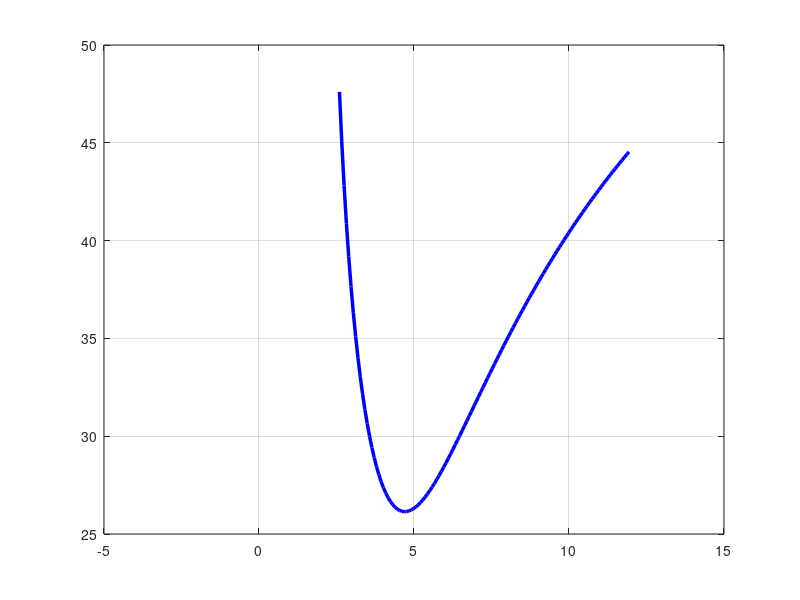

The MATLAB source for this figure: (Note: this script raises an error after producing the figure.)
%function [d_cm,U_fl] = flutter_vs_d()
function flutter_vs_d()
% Flutter speed and stability surface as a function of CG-to-AC distance d.
%
% d = x_CG - x_AC  [m]:  + when CG is aft of AC (destabilising)
%                         - when CG is forward of AC  (stabilising)
%
% NACA 2412 context: AC at ~25% chord; user specifies CG also at 25% chord
% => d_nom = 0, which maps to S = m*(0 - ea) = -m*ea = -0.10 kg.m.
%
% Relation to build_2dof parameters (build_models.m):
%   S     = m * (d - ea)        static unbalance [kg.m]
%   M_mat = [m, S; S, Ip]       mass matrix
%
% Physical constraint for PD mass matrix:
%   m*Ip > S^2  =>  |d - ea| < sqrt(Ip/m) = r_gyr
%
% Outputs:
%   Figure 1  2-D line:  U_flutter vs d
%   Figure 2  3-D surf:  max Re(lambda) over (d, U) space
%             Red curve on surface = flutter boundary (Re = 0)

% ---- fixed parameters (match build_2dof / aero_terms in build_models.m) --
m  = 1.5;     Ip = 0.0084;
k  = 5500.0;  cd = 1.0;     d_sp  = 0.22;  % d_sp = spring spacing (not CG-AC d!)

rho = 1.225;  chord = 0.30;  span = 0.50;
Clalpha = 6;  ea = 0.045;            % AC forward of elastic axis [m]

% Structural matrices (independent of d or U)
Ks       = [2*k,  0;   0, k*d_sp^2/2];
C_struct = [2*cd, 0;   0, cd*d_sp^2/2];

% ---- parametric range ---------------------------------------------------
% PD constraint: |d - ea| < sqrt(Ip/m)
r_gyr = sqrt(Ip / m);            % = 0.0707 m
d_min =  ea - r_gyr + 5e-4;     % m  (add small margin)
d_max =  ea + r_gyr - 5e-4;

d_vec = linspace(d_min, d_max, 200);   % CG-to-AC distance [m]
U_vec = linspace(0.5,   50,   500);    % freestream speed  [m/s]

Nd = numel(d_vec);
Nu = numel(U_vec);

max_re_surf = nan(Nu, Nd);   % max Re(eig(A)) at each (U, d) point
U_fl        = nan(1,  Nd);   % flutter speed for each d

for id = 1:Nd
    d_cga = d_vec(id);
    S     = m * (d_cga - ea);    % static unbalance
    M     = [m, S;  S, Ip];

    if det(M) <= 0; continue; end
    Minv = inv(M);

    for iu = 1:Nu
        U  = U_vec(iu);
        qS = 0.5 * rho * U^2 * chord * span;

        Ka = [0,  qS*Clalpha;   0, -qS*Clalpha*ea];
        Ca = (qS*Clalpha / U) .* [1, 0;  -ea, 0];

        A  = [zeros(2),          eye(2);
            -Minv*(Ks + Ka),  -Minv*(C_struct + Ca)];

        max_re_surf(iu, id) = max(real(eig(A)));
    end

    % flutter crossing: first U where max Re crosses 0 from below
    col = max_re_surf(:, id)';
    cx  = find(diff(sign(col)) > 0, 1);
    if ~isempty(cx)
        U_fl(id) = interp1(col(cx:cx+1), U_vec(cx:cx+1), 0);
    end
end

d_cm = d_vec * 100;   % display in cm

% print summary
fprintf('CG-to-AC distance range: [%.2f, %.2f] cm\n', d_cm(1), d_cm(end));
fprintf('d = 0 (CG at AC, NACA2412 nom.): U_flutter = %.3f m/s\n', ...
    interp1(d_cm, U_fl, 0, 'linear', NaN));
[min_Ufl, i_min] = min(U_fl);
fprintf('Lowest flutter:  U_fl = %.3f m/s at d = %.2f cm\n', min_Ufl, d_cm(i_min));

% =========================================================================
% Figure 1 — 2-D:  U_flutter vs d
% =========================================================================
f1 = figure('Name','Flutter speed vs d', 'Position',[60 80 760 470]);
plot(d_cm, U_fl, 'b-', 'LineWidth', 2.5);
hold on;  grid on;

% mark d = 0 (CG at AC)
xline(0, 'k--', 'LineWidth', 1.3, 'HandleVisibility','off');
text(0.3, min(U_fl, [], 'omitnan') * 0.93, ...
    '  d = 0  (CG at AC)', 'FontSize', 9, 'Color', [0.3 0.3 0.3]);

% mark original model point (d from original S = 0.015)
S_orig   = 0.015;
d_orig   = S_orig/m + ea;   % = 0.0575 m = 5.75 cm
Ufl_orig = interp1(d_cm, U_fl, d_orig*100, 'linear', NaN);
if ~isnan(Ufl_orig)
    plot(d_orig*100, Ufl_orig, 'rs', 'MarkerSize', 10, 'MarkerFaceColor','r', ...
        'DisplayName', sprintf('build\\_2dof  d=%.1fcm, U_{fl}=%.1f m/s', ...
        d_orig*100, Ufl_orig));
    legend('Location','best','FontSize',9);
end

xlabel('d = x_{CG} - x_{AC}  [cm]     (+ : CG aft of AC)', 'FontSize', 12);
ylabel('Flutter speed  U_{flutter}  [m/s]', 'FontSize', 12);
title({'Flutter speed vs CG-to-AC distance  d', ...
    'NACA 2412  --  CG at 25% chord when d = 0'}, 'FontSize', 12);

% =========================================================================
% Figure 2 — 3-D surf:  max Re(lambda) over (d, U)
% =========================================================================
[D_cm, UU] = meshgrid(d_cm, U_vec);

f2 = figure('Name','3D stability surface (d, U)', 'Position',[130 80 1000 680]);

% surface
surf(D_cm, UU, max_re_surf, 'EdgeColor','none', 'FaceAlpha', 0.88);
hold on;

% flutter boundary: Re = 0 contour on the surface (red)
contour3(D_cm, UU, max_re_surf, [0 0], 'r-', 'LineWidth', 3.5);

% transparent Re = 0 plane for reference
xlm = [min(d_cm), max(d_cm)];
ylm = [U_vec(1),  U_vec(end)];
patch([xlm(1) xlm(2) xlm(2) xlm(1)], ...
    [ylm(1) ylm(1) ylm(2) ylm(2)], ...
    [0 0 0 0], [0.6 0.6 0.6], ...
    'FaceAlpha', 0.12, 'EdgeColor','none');

% original model marker projected onto surface
if ~isnan(Ufl_orig) && d_orig*100 >= d_cm(1) && d_orig*100 <= d_cm(end)
    z_marker = interp2(D_cm, UU, max_re_surf, d_orig*100, Ufl_orig, 'linear', NaN);
    plot3(d_orig*100, Ufl_orig, 0, 'rs', 'MarkerSize', 12, ...
        'MarkerFaceColor','r', 'LineWidth', 1.5);
end

% colormap: blue (stable) -> white (neutral) -> red (unstable)
colormap(bwr_cmap(256));
c_lim = prctile(abs(max_re_surf(:)), 95);
clim([-c_lim, c_lim]);
cb = colorbar;
cb.Label.String  = 'max  Re(\lambda)  [1/s]';
cb.Label.FontSize = 11;

xlabel('d = x_{CG} - x_{AC}  [cm]', 'FontSize', 11);
ylabel('Freestream speed  U  [m/s]', 'FontSize', 11);
zlabel('max  Re(\lambda)  [1/s]',    'FontSize', 11);
title({'Stability surface over (CG-to-AC distance  d,  speed  U)', ...
    'Red curve = flutter boundary  [Re(\lambda) = 0]'}, 'FontSize', 12);
view([-42, 28]);

% ---- save ---------------------------------------------------------------
%here = fileparts(mfilename('fullpath'));
%exportgraphics(f1, fullfile(here, 'flutter_vs_d_2D.png'),'Resolution', 300);
%exportgraphics(f2, fullfile(here, 'flutter_vs_d_3D.png'),'Resolution', 300);
%fprintf('Saved: flutter_vs_d_2D.png  and  flutter_vs_d_3D.png\n');
end

% =========================================================================
% Local helper: diverging blue-white-red colormap
% =========================================================================
function cmap = bwr_cmap(n)
n2 = ceil(n / 2);
blue_to_white = [linspace(0,1,n2)', linspace(0,1,n2)', ones(n2,1)];
white_to_red  = [ones(n2,1), linspace(1,0,n2)', linspace(1,0,n2)'];
cmap = [blue_to_white; white_to_red];
cmap = cmap(1:n, :);
end
